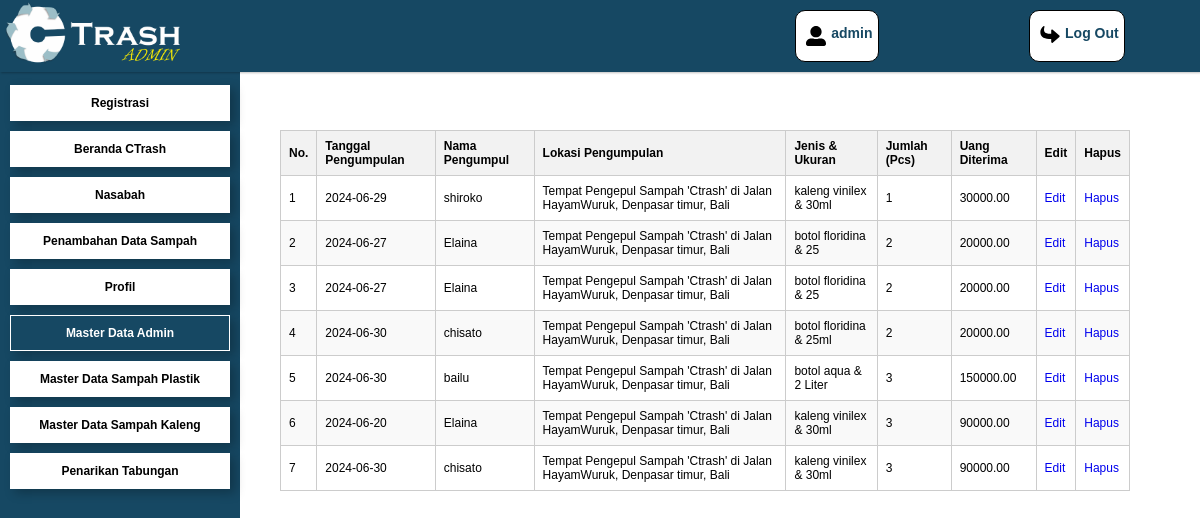
Page /admin/master-data-admin.php (signed in) on the committed database.
### tables this page shows
CREATE TABLE `users` (
  `id` int(11) NOT NULL,
  `nama` varchar(100) NOT NULL,
  `email` varchar(100) NOT NULL,
  `alamat` text NOT NULL,
  `no_hp` varchar(15) NOT NULL,
  `jenis_kelamin` varchar(10) NOT NULL,
  `foto_profil` varchar(255) DEFAULT NULL,
  `tgl_lahir` date NOT NULL,
  `password` varchar(255) NOT NULL,
  `saldo` decimal(10,2) NOT NULL DEFAULT 0.00,
  `is_level` enum('admin','user') NOT NULL,
  `status` varchar(10) NOT NULL DEFAULT 'aktif'
);

CREATE TABLE `histori_pengumpulan` (
  `id` int(11) NOT NULL,
  `user_id` int(11) NOT NULL,
  `tanggal` date NOT NULL,
  `tempat` varchar(100) NOT NULL,
  `jenis_sampah` varchar(100) NOT NULL,
  `kategori` varchar(100) NOT NULL,
  `ukuran` varchar(50) NOT NULL,
  `harga` decimal(10,2) NOT NULL,
  `jumlah` int(11) NOT NULL,
  `total` decimal(10,2) NOT NULL
);

### admin/master-data-admin.php (the view, shortened to what this page needs)
<?php
require_once "../daftar/koneksi.php";
?>
<!DOCTYPE html>
<html lang="en">
<head>
    <link rel="stylesheet" href="../asset/cssadmin/sidebar.css" />
    <link rel="stylesheet" href="../asset/cssadmin/content-registrasi.css">
</head>
<body>
    <?php require_once '../template/admin/sidebar.php'; ?>
    <div class="main-content">
        <div class="table-container">
            <table class="data-table">
                <thead>
                    <tr>
                        <th>No.</th>
                        <th>Tanggal Pengumpulan</th>
                        <th>Nama Pengumpul</th>
                        <th>Lokasi Pengumpulan</th>
                        <th>Jenis & Ukuran</th>
                        <th>Jumlah (Pcs)</th>
                        <th>Uang Diterima</th>
                        <th>Edit</th>
                        <th>Hapus</th>
                    </tr>
                </thead>
                <tbody>
                    <?php
                    $conn = new mysqli($servername, $username, $password, $dbname);
                    $sql = "SELECT id, tanggal, user_id, tempat, jenis_sampah, ukuran, jumlah, total FROM histori_pengumpulan";
                    $result = $conn->query($sql);
                    if ($result->num_rows > 0) {
                        $no = 1;
                        while ($row = $result->fetch_assoc()) {
                            $user_id = $row["user_id"];
                            $user_query = "SELECT nama FROM users WHERE id = $user_id";
                            $user_result = $conn->query($user_query);
                            $user_name = $user_result->fetch_assoc()["nama"];
                            echo "<tr>";
                            echo "<td>" . $no++ . "</td>";
                            echo "<td>" . $row["tanggal"] . "</td>";
                            echo "<td>" . $user_name . "</td>";
                            echo "<td>" . $row["tempat"] . "</td>";
                            echo "<td>" . $row["jenis_sampah"] . " & " . $row["ukuran"] . "</td>";
                            echo "<td>" . $row["jumlah"] . "</td>";
                            echo "<td>" . $row["total"] . "</td>";
                            echo "<td><a href='edit-master-data-admin.php?id=" . $row["id"] . "'>Edit</a></td>";
                            echo "<td><a href='hapus-pengumpulan.php?id=" . $row["id"] . "' onclick='return confirm(\"Apakah Anda yakin ingin menghapus data ini?\")'>Hapus</a></td>";
                            echo "</tr>";
                        }
                    } else {
                        echo "<tr><td colspan='9'>Tidak ada data</td></tr>";
                    }
                    ?>
                </tbody>
            </table>
        </div>
    </div>
</body>
</html>

### template/admin/sidebar.php (shortened to what this page needs)
<?php
$current_page = basename($_SERVER['PHP_SELF']);
require_once "../daftar/koneksi.php";
$id_pengguna = $_SESSION['id'];
$sql = "SELECT nama FROM users WHERE id = $id_pengguna";
$result = mysqli_query($conn, $sql);
$row = mysqli_fetch_assoc($result);
$nama_pengguna = $row['nama'];
?>
<!DOCTYPE html>
<html lang="en">
<head>
    <link rel="stylesheet" href="../asset/cssadmin/sidebar.css">
</head>
<body>
    <nav class="navbar">
        <img src="../asset/img/ctrah-amdnim.png" alt="Logo" width="175px" height="66px" />
        <div class="navbar-nav">
            <span>
                <p><?php echo $nama_pengguna; ?></p>
            </span>
            <a href="logout.php">
                <p>Log Out</p>
            </a>
        </div>
    </nav>
    <div class="sidebar">
        <a class="<?php echo $current_page == 'registrasi.php' ? 'color' : ''; ?>"
            href="../admin/registrasi.php">Registrasi</a>
        <a class="<?php echo $current_page == 'beranda-admin.php' ? 'color' : ''; ?>"
            href="../admin/beranda-admin.php">Beranda CTrash</a>
        <a class="<?php echo $current_page == 'nasabah.php' ? 'color' : ''; ?>" href="../admin/nasabah.php">Nasabah</a>
        <a class="<?php echo $current_page == 'penambahan-data-sampah.php' ? 'color' : ''; ?>"
            href="../admin/penambahan-data-sampah.php">Penambahan Data Sampah</a>
        <a class="<?php echo $current_page == 'profile.php' ? 'color' : ''; ?>" href="../admin/profile.php">Profil</a>
        <a class="<?php echo $current_page == 'master-data-admin.php' ? 'color' : ''; ?>"
            href="../admin/master-data-admin.php">Master Data Admin</a>
        <a class="<?php echo $current_page == 'master-data-plastik.php' ? 'color' : ''; ?>"
            href="../admin/master-data-plastik.php">Master Data Sampah Plastik</a>
        <a class="<?php echo $current_page == 'master-data-kaleng.php' ? 'color' : ''; ?>"
            href="../admin/error.html">Master Data Sampah Kaleng</a>
        <a class="<?php echo $current_page == 'penarikan-tabungan.php' ? 'color' : ''; ?>"
            href="../admin/penarikan-tabungan.php">Penarikan Tabungan</a>
    </div>
</body>
</html>

### asset/cssadmin/sidebar.css (style rules this page uses)
:root { --biru-gelap: #164863; --biru: #164863; --biru-terang: #9bbec8; --putih: #fff; --abu-abu: #687780; --hitam: #000; --font-family: 'Poppins', sans-serif; --font-bold: 700; --font-normal: 200; --font-size-title: clamp(30px, 3.5vw, 6rem); }
body { list-style: none; border: none; margin: 0; font-family: 'Poppins', sans-serif; }
.navbar { display: flex; justify-content: space-between; width: 100%; top: 0; left: 0; right: 0; z-index: 99; position: fixed; background-color: var(--biru); box-shadow: 1px 1px 2px rgba(0, 0, 0, 25%); }
.navbar img { padding-left: 5px; }
.navbar-nav { padding: 10px 0; display: flex; width: 40%; justify-content: space-around; }
.navbar-nav a { display: flex; list-style: none; text-decoration: none; border: 1px solid black; font-size: 14px; font-weight: 700; color: var(--biru-gelap); padding: 0 5px; border-radius: 10px; background-color: var(--putih); }
.navbar-nav span { font-weight: var(--font-bold); display: flex; padding: 0 5px; font-size: 14px; color: var(--biru-gelap); border-radius: 10px; border: 1px solid black; background-color: var(--putih); }
.navbar-nav span svg { margin: 15px 0; width: 30px; }
.navbar-nav a svg { margin: 15px 0; width: 30px; }
.sidebar { position: fixed; width: 220px; background-color: #164863; padding: 10px; margin-top: 70px; flex-shrink: 0; display: flex; flex-direction: column; min-height: calc(100vh - 70px); }
.sidebar a { list-style: none; border: none; text-decoration: none; background-color: var(--putih); text-align: center; cursor: pointer; margin: 5px 0; color: var(--hitam); font-family: 'Poppins', sans-serif; font-weight: 700; font-size: 12px; font-weight: 700; box-shadow: 5px 4px 10px rgba(0, 0, 0, 0.25); padding: 10px; border: 1px solid var(--putih); }
.sidebar a.color { color: var(--putih); background-color: #164863; border: 1px solid var(--putih); }

### asset/cssadmin/content-registrasi.css (style rules this page uses)
:root { --biru-gelap: #164863; --biru: #427d9d; --biru-terang: #9bbec8; --putih: #fff; --abu-abu: #687780; --hitam: #000; --font-family: 'Poppins', sans-serif; --font-bold: 700; --font-normal: 200; --font-size-title: clamp(30px, 3.5vw, 6rem); --font-size-subtitle: clamp(20px, 3.5vw, 4rem); --font-size-small-text: 0.8125rem; }
body { list-style: none; border: none; margin: 0; font-family: 'Poppins'; }
.main-content { flex-grow: 1; overflow-x: auto; margin-left: 280px; padding-top: 130px; }
.table-container { width: 850px; overflow-x: auto; margin-bottom: 20px; display: flex; justify-content: center; }
.data-table { width: 100%; border-collapse: collapse; }
td { border: 1px solid black; padding: 5px; text-align: center; font-size: 12px; }
th { background-color: #c4c4c4; font-weight: bold; text-align: center; border: 1px solid black; padding: 8px; font-size: 12px; }
a { text-decoration: none; }

### admin/master-data-admin.php (style rules this page uses)
.data-table { width: 100%; border-collapse: collapse; }
.data-table th, .data-table td { border: 1px solid #ccc; padding: 8px; text-align: left; }
.data-table th { background-color: #f2f2f2; }
.data-table tr:nth-child(even) { background-color: #f9f9f9; }

### rows in the picture
users: nama "admin"
histori_pengumpulan: tanggal "2024-06-29", user.nama "shiroko", tempat "Tempat Pengepul Sampah 'Ctrash' di Jalan HayamWuruk, Denpasar timur, Bali", jenis_sampah "kaleng vinilex", ukuran "30ml", jumlah "1", total "30000.00"
histori_pengumpulan: tanggal "2024-06-27", user.nama "Elaina", tempat "Tempat Pengepul Sampah 'Ctrash' di Jalan HayamWuruk, Denpasar timur, Bali", jenis_sampah "botol floridina", ukuran "25", jumlah "2", total "20000.00"
histori_pengumpulan: tanggal "2024-06-27", user.nama "Elaina", tempat "Tempat Pengepul Sampah 'Ctrash' di Jalan HayamWuruk, Denpasar timur, Bali", jenis_sampah "botol floridina", ukuran "25", jumlah "2", total "20000.00"
histori_pengumpulan: tanggal "2024-06-30", user.nama "chisato", tempat "Tempat Pengepul Sampah 'Ctrash' di Jalan HayamWuruk, Denpasar timur, Bali", jenis_sampah "botol floridina", ukuran "25ml", jumlah "2", total "20000.00"
histori_pengumpulan: tanggal "2024-06-30", user.nama "bailu", tempat "Tempat Pengepul Sampah 'Ctrash' di Jalan HayamWuruk, Denpasar timur, Bali", jenis_sampah "botol aqua", ukuran "2 Liter", jumlah "3", total "150000.00"
histori_pengumpulan: tanggal "2024-06-20", user.nama "Elaina", tempat "Tempat Pengepul Sampah 'Ctrash' di Jalan HayamWuruk, Denpasar timur, Bali", jenis_sampah "kaleng vinilex", ukuran "30ml", jumlah "3", total "90000.00"
histori_pengumpulan: tanggal "2024-06-30", user.nama "chisato", tempat "Tempat Pengepul Sampah 'Ctrash' di Jalan HayamWuruk, Denpasar timur, Bali", jenis_sampah "kaleng vinilex", ukuran "30ml", jumlah "3", total "90000.00"
